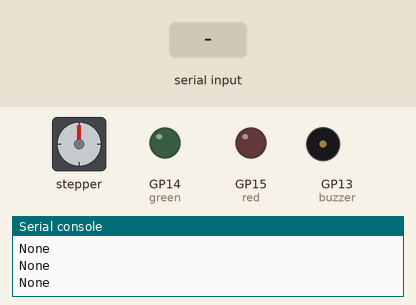
Recording of a program running on a simulated Raspberry Pi Pico running MicroPython. Shown: stepper motor, output pins drawn as LEDs (lit = HIGH), buzzer (waves = sounding, pin HIGH), the last lines printed to the serial console. The test bench sets the inputs (shaded band). The stepper is drawn at 2048 steps a turn; pins used as bus, display or sensor lines are not drawn.

Above: at 1.2 s.
1.3 s: "1" received over the second serial link
At 1.45 s:
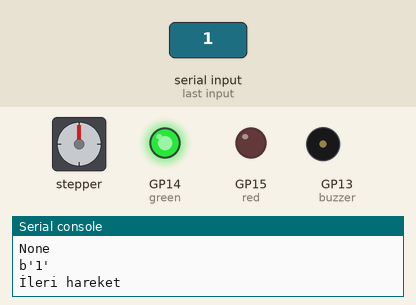
4.3 s: "2" received over the second serial link
At 5.95 s:
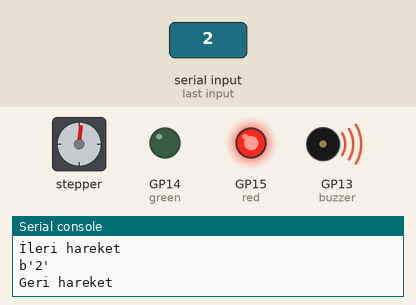
7.3 s: "1" received over the second serial link
At 10.15 s:
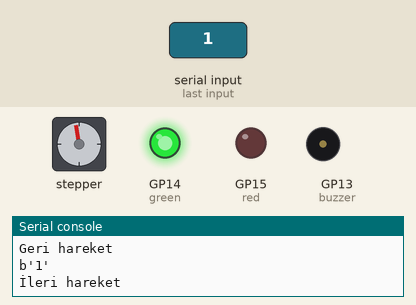
13.3 s: "2" received over the second serial link
At 19.7 s:
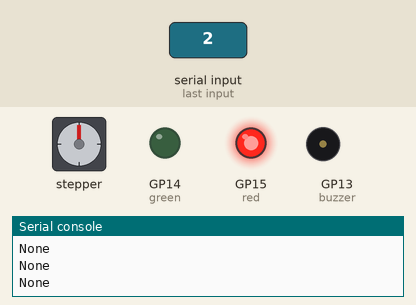
Timing chart, 0 to 20.3 s (numbered marks = the images above; inputs shaded):
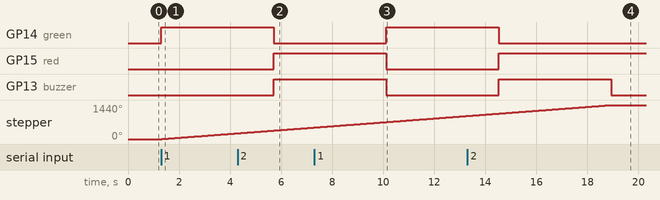

The program:

Uzaktan-Kontrollu-Motor.py
```python
from machine import UART, Pin, PWM
import utime
import time

uart = UART(1, baudrate = 9600, tx = Pin(4), rx = Pin(5))
green = Pin(14, Pin.OUT)
red = Pin(15, Pin.OUT)
buzzer = Pin(13, Pin.OUT)

IN1 = Pin(19, Pin.OUT)
IN2 = Pin(18, Pin.OUT)
IN3 = Pin(17, Pin.OUT)
IN4 = Pin(16, Pin.OUT)

half_step_sequence = [
    [1, 0, 0, 0],
    [1, 1, 0, 0],
    [0, 1, 0, 0],
    [0, 1, 1, 0],
    [0, 0, 1, 0],
    [0, 0, 1, 1],
    [0, 0, 0, 1],
    [1, 0, 0, 1]
]


def step_motor(steps, delay):
    for _ in range(steps):
        for step in half_step_sequence:
            IN1.value(step[0])
            IN2.value(step[1])
            IN3.value(step[2])
            IN4.value(step[3])
            utime.sleep_ms(delay)

def rotate_forward(steps, delay=2):
    print("İleri hareket")
    step_motor(steps, delay)

def rotate_backward(steps, delay=2):
    print("Geri hareket")
    step_motor(steps, delay)

while True:
    kod = uart.read(1)
    print(kod)
    if kod is not None:
        kod = kod.decode("utf-8")
        if kod == '1':
            green.on()
            red.off()
            rotate_forward(512, 1)
        elif kod == '2':
            red.on()
            buzzer.on()
            green.off()
            rotate_backward(512, 1)
            buzzer.off()
```

Measured:
- after the input at 1.3 s, GP14 (green): LOW → HIGH at once; stepper: keeps turning clockwise at about 82°/s, starting at once
- after the input at 4.3 s, GP14 (green): HIGH → LOW after 1.4 s; GP15 (red), GP13 (buzzer): LOW → HIGH after 1.4 s
- after the input at 7.3 s, GP14 (green): LOW → HIGH after 2.8 s; GP15 (red): HIGH → LOW after 2.8 s
- after the input at 13.3 s, GP14 (green): HIGH → LOW after 1.2 s; GP15 (red): LOW → HIGH after 1.2 s; GP13 (buzzer): LOW → HIGH after 1.2 s, → LOW 4.4 s later
